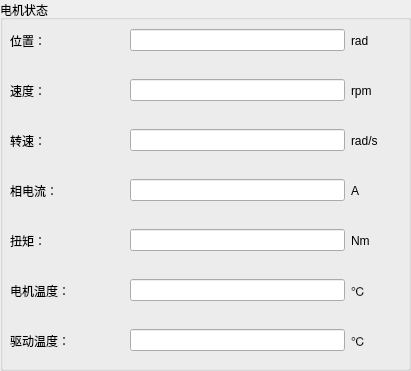
      <widget class="QGroupBox" name="groupBox_15">
       <property name="geometry">
        <rect>
         <x>700</x>
         <y>80</y>
         <width>411</width>
         <height>371</height>
        </rect>
       </property>
       <property name="title">
        <string>电机状态</string>
       </property>
       <widget class="QWidget" name="horizontalLayoutWidget_4">
        <property name="geometry">
         <rect>
          <x>10</x>
          <y>70</y>
          <width>391</width>
          <height>41</height>
         </rect>
        </property>
        <layout class="QHBoxLayout" name="horizontalLayout_10">
         <item>
          <widget class="QLabel" name="label_17">
           <property name="minimumSize">
            <size>
             <width>114</width>
             <height>0</height>
            </size>
           </property>
           <property name="text">
            <string>速度：</string>
           </property>
          </widget>
         </item>
         <item>
          <widget class="QLineEdit" name="realSpeedEdit"/>
         </item>
         <item>
          <widget class="QLabel" name="label_20">
           <property name="minimumSize">
            <size>
             <width>50</width>
             <height>0</height>
            </size>
           </property>
           <property name="maximumSize">
            <size>
             <width>50</width>
             <height>16777215</height>
            </size>
           </property>
           <property name="text">
            <string>rpm</string>
           </property>
          </widget>
         </item>
        </layout>
       </widget>
       <widget class="QWidget" name="horizontalLayoutWidget_6">
        <property name="geometry">
         <rect>
          <x>10</x>
          <y>170</y>
          <width>391</width>
          <height>41</height>
         </rect>
        </property>
        <layout class="QHBoxLayout" name="horizontalLayout_12">
         <item>
          <widget class="QLabel" name="label_19">
           <property name="minimumSize">
            <size>
             <width>114</width>
             <height>0</height>
            </size>
           </property>
           <property name="text">
            <string>相电流：</string>
           </property>
          </widget>
         </item>
         <item>
          <widget class="QLineEdit" name="realPhaseCurrentEdit"/>
         </item>
         <item>
          <widget class="QLabel" name="label_22">
           <property name="minimumSize">
            <size>
             <width>50</width>
             <height>0</height>
            </size>
           </property>
           <property name="maximumSize">
            <size>
             <width>50</width>
             <height>16777215</height>
            </size>
           </property>
           <property name="text">
            <string>A</string>
           </property>
          </widget>
         </item>
        </layout>
       </widget>
       <widget class="QWidget" name="horizontalLayoutWidget_5">
        <property name="geometry">
         <rect>
          <x>10</x>
          <y>20</y>
          <width>391</width>
          <height>41</height>
         </rect>
        </property>
        <layout class="QHBoxLayout" name="horizontalLayout_11">
         <item>
          <widget class="QLabel" name="label_18">
           <property name="minimumSize">
            <size>
             <width>114</width>
             <height>0</height>
            </size>
           </property>
           <property name="text">
            <string>位置：</string>
           </property>
          </widget>
         </item>
         <item>
          <widget class="QLineEdit" name="realPosEdit"/>
         </item>
         <item>
          <widget class="QLabel" name="label_21">
           <property name="minimumSize">
            <size>
             <width>50</width>
             <height>0</height>
            </size>
           </property>
           <property name="maximumSize">
            <size>
             <width>50</width>
             <height>16777215</height>
            </size>
           </property>
           <property name="sizeIncrement">
            <size>
             <width>0</width>
             <height>0</height>
            </size>
           </property>
           <property name="text">
            <string>rad</string>
           </property>
          </widget>
         </item>
        </layout>
       </widget>
       <widget class="QWidget" name="horizontalLayoutWidget_13">
        <property name="geometry">
         <rect>
          <x>10</x>
          <y>270</y>
          <width>391</width>
          <height>41</height>
         </rect>
        </property>
        <layout class="QHBoxLayout" name="horizontalLayout_19">
         <item>
          <widget class="QLabel" name="label_92">
           <property name="minimumSize">
            <size>
             <width>114</width>
             <height>0</height>
            </size>
           </property>
           <property name="text">
            <string>电机温度：</string>
           </property>
          </widget>
         </item>
         <item>
          <widget class="QLineEdit" name="realMotorTemEdit"/>
         </item>
         <item>
          <widget class="QLabel" name="label_93">
           <property name="minimumSize">
            <size>
             <width>50</width>
             <height>0</height>
            </size>
           </property>
           <property name="maximumSize">
            <size>
             <width>50</width>
             <height>16777215</height>
            </size>
           </property>
           <property name="text">
            <string>℃</string>
           </property>
          </widget>
         </item>
        </layout>
       </widget>
       <widget class="QWidget" name="horizontalLayoutWidget_14">
        <property name="geometry">
         <rect>
          <x>10</x>
          <y>320</y>
          <width>391</width>
          <height>41</height>
         </rect>
        </property>
        <layout class="QHBoxLayout" name="horizontalLayout_20">
         <item>
          <widget class="QLabel" name="label_96">
           <property name="minimumSize">
            <size>
             <width>114</width>
             <height>0</height>
            </size>
           </property>
           <property name="text">
            <string>驱动温度：</string>
           </property>
          </widget>
         </item>
         <item>
          <widget class="QLineEdit" name="realMosTemEdit"/>
         </item>
         <item>
          <widget class="QLabel" name="label_102">
           <property name="minimumSize">
            <size>
             <width>50</width>
             <height>0</height>
            </size>
           </property>
           <property name="maximumSize">
            <size>
             <width>50</width>
             <height>16777215</height>
            </size>
           </property>
           <property name="text">
            <string>℃</string>
           </property>
          </widget>
         </item>
        </layout>
       </widget>
       <widget class="QWidget" name="horizontalLayoutWidget_17">
        <property name="geometry">
         <rect>
          <x>10</x>
          <y>220</y>
          <width>391</width>
          <height>41</height>
         </rect>
        </property>
        <layout class="QHBoxLayout" name="horizontalLayout_21">
         <item>
          <widget class="QLabel" name="label_103">
           <property name="minimumSize">
            <size>
             <width>114</width>
             <height>0</height>
            </size>
           </property>
           <property name="text">
            <string>扭矩：</string>
           </property>
          </widget>
         </item>
         <item>
          <widget class="QLineEdit" name="realTorqueEdit"/>
         </item>
         <item>
          <widget class="QLabel" name="label_104">
           <property name="minimumSize">
            <size>
             <width>50</width>
             <height>0</height>
            </size>
           </property>
           <property name="maximumSize">
            <size>
             <width>50</width>
             <height>16777215</height>
            </size>
           </property>
           <property name="text">
            <string>Nm</string>
           </property>
          </widget>
         </item>
        </layout>
       </widget>
       <widget class="QWidget" name="horizontalLayoutWidget_18">
        <property name="geometry">
         <rect>
          <x>10</x>
          <y>120</y>
          <width>391</width>
          <height>41</height>
         </rect>
        </property>
        <layout class="QHBoxLayout" name="horizontalLayout_25">
         <item>
          <widget class="QLabel" name="label_23">
           <property name="minimumSize">
            <size>
             <width>114</width>
             <height>0</height>
            </size>
           </property>
           <property name="text">
            <string>转速：</string>
           </property>
          </widget>
         </item>
         <item>
          <widget class="QLineEdit" name="realSpeedEdit_1"/>
         </item>
         <item>
          <widget class="QLabel" name="label_31">
           <property name="minimumSize">
            <size>
             <width>50</width>
             <height>0</height>
            </size>
           </property>
           <property name="maximumSize">
            <size>
             <width>50</width>
             <height>16777215</height>
            </size>
           </property>
           <property name="text">
            <string>rad/s</string>
           </property>
          </widget>
         </item>
        </layout>
       </widget>
      </widget>
